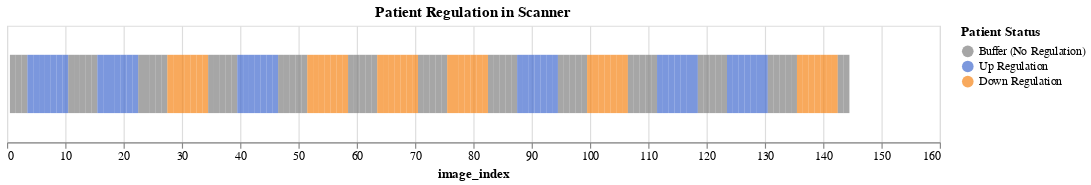

The code cell stored with this chart in its notebook:
### Markdown cell above
## Patient Time in Scanner

### Code cell
patient_status_df = pd.read_csv('./data/patient_status_in_scanner.csv')

reg_in_scanner = alt.Chart(patient_status_df).mark_tick(thickness=5, size=50).encode(
    x = 'image_index:Q',
    color = alt.Color('Patient Status:N', scale=alt.Scale(
        domain = ['Buffer (No Regulation)', 'Up Regulation', 'Down Regulation'],
        range = ['grey', '#446CCF', '#F58518'])
    )
).properties(
    width = 800,
    height = 100,
    title = 'Patient Regulation in Scanner'
)

reg_in_scanner

### Figure 1 — Vega-Lite specification as saved in the notebook (floating-point values rounded to 4 significant figures; data arrays with more than 128 entries replaced by an {"elided": "..."} marker saying what was removed)
{"config": {"view": {"continuousWidth": 400, "continuousHeight": 300}}, "data": {"name": "data-b54d4d1f8c06b6b275576a8be2df4b05"}, "mark": {"type": "tick", "size": 50, "thickness": 5}, "encoding": {"color": {"field": "Patient Status", "scale": {"domain": ["Buffer (No Regulation)", "Up Regulation", "Down Regulation"], "range": ["grey", "#446CCF", "#F58518"]}, "type": "nominal"}, "x": {"field": "image_index", "type": "quantitative"}}, "height": 100, "title": "Patient Regulation in Scanner", "width": 800, "$schema": "https://vega.github.io/schema/vega-lite/v4.17.0.json", "datasets": {"data-b54d4d1f8c06b6b275576a8be2df4b05": {"elided": "144 records"}}}
